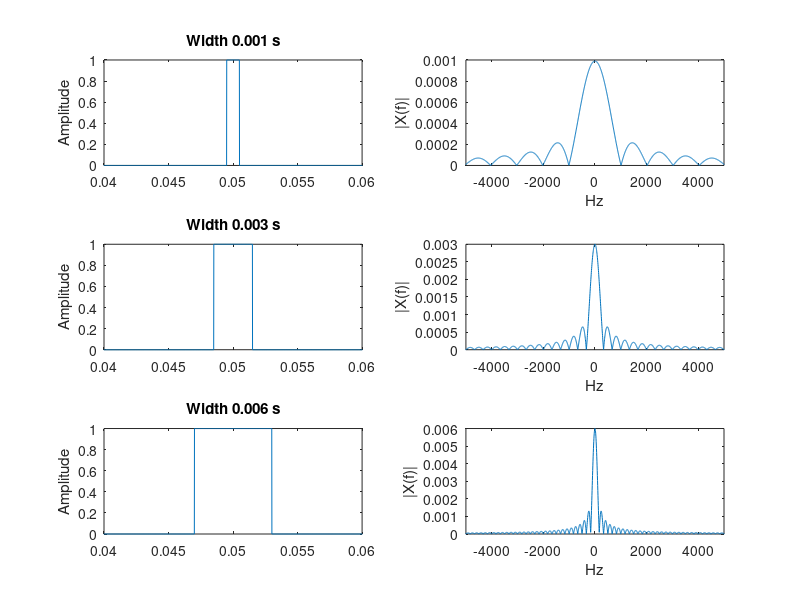
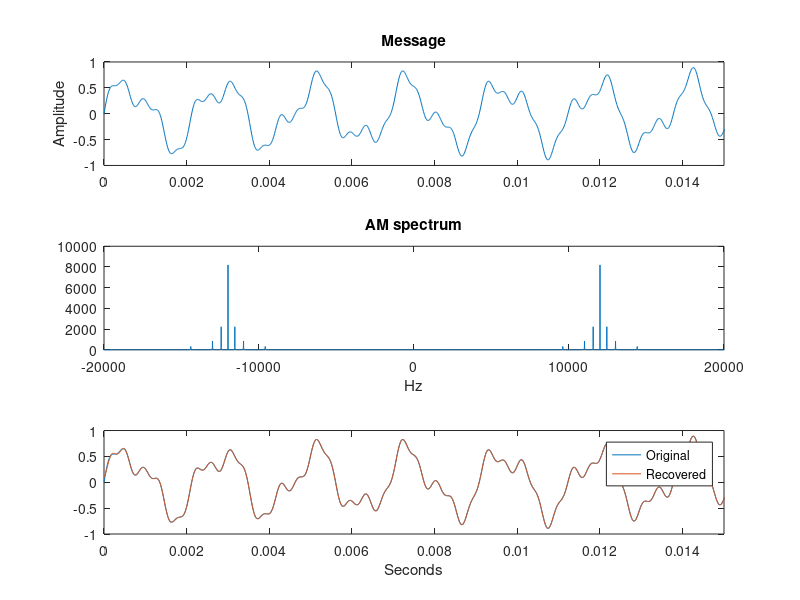

The MATLAB script that drew these images, in order:
% Fourier and amplitude modulation experiment, reproducible without audio files.
clear; close all;
if ~exist('output','dir'), mkdir('output'); end
fs=96000; N=16384; t=(0:N-1)/fs;
f=(-N/2:N/2-1)*fs/N;
figure('visible','off');
widths=[0.001,0.003,0.006];
for k=1:length(widths)
 pulse=double(abs(t-0.05)<widths(k)/2);
 spectrum=fftshift(fft(pulse))/fs;
 subplot(3,2,2*k-1);plot(t,pulse);xlim([.04,.06]);ylabel('Amplitude');title(sprintf('Width %.3f s',widths(k)));
 subplot(3,2,2*k);plot(f,abs(spectrum));xlim([-5000,5000]);ylabel('|X(f)|');xlabel('Hz');
end
print('output/pulse_spectra.png','-dpng');
x=[1,2,3,4];h=[.25,.5,.25];L=length(x)+length(h)-1;
direct=conv(x,h);frequency=real(ifft(fft(x,L).*fft(h,L)));
assert(max(abs(direct-frequency))<1e-12);
message=.55*sin(2*pi*440*t)+.25*sin(2*pi*1000*t)+.1*sin(2*pi*2400*t);
carrier=12000;modulated=(1+message).*cos(2*pi*carrier*t);
% Coherent demodulation and zero-phase ideal FFT low-pass reference.
mixed=2*modulated.*cos(2*pi*carrier*t);
mask=abs(f)<3500;
recovered=real(ifft(ifftshift(fftshift(fft(mixed)).*mask)))-1;
% Edge leakage is excluded from the central-window metric.
region=1000:N-1000;rmse=sqrt(mean((message(region)-recovered(region)).^2));
assert(rmse<.05);
figure('visible','off');
subplot(3,1,1);plot(t,message);xlim([0,.015]);title('Message');ylabel('Amplitude');
subplot(3,1,2);plot(f,abs(fftshift(fft(modulated))));xlim([-20000,20000]);title('AM spectrum');xlabel('Hz');
subplot(3,1,3);plot(t,message,t,recovered);xlim([0,.015]);legend('Original','Recovered');xlabel('Seconds');
print('output/am_reconstruction.png','-dpng');
fid=fopen('output/metrics.txt','w');fprintf(fid,'Convolution max error: %.12g\nReconstruction RMSE: %.8f\n',max(abs(direct-frequency)),rmse);fclose(fid);
fprintf('PASS convolution and AM reconstruction; RMSE %.8f\n',rmse);
